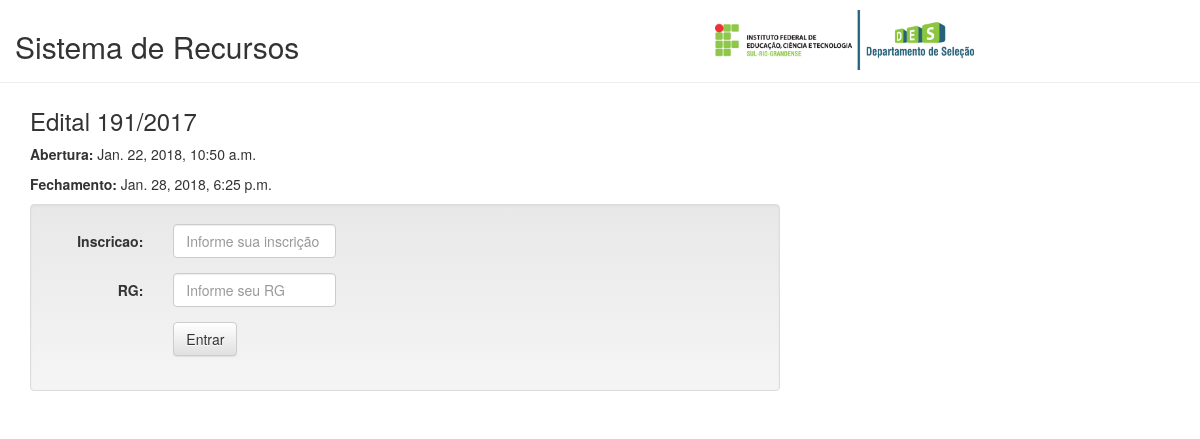
Screenshot of /sistemarecursos/3/ with the database file from the repository.
### sistemarecursos/models.py (models this page shows, shortened)
class EtapaRecurso(models.Model):
	edital = models.CharField(max_length=200)
	tipoProva = models.CharField(max_length=200)
	dataAbertura = models.DateTimeField('Data Abertura')
	dataFechamento = models.DateTimeField('Data Fechamento')
	def ativo(self):
		agora = timezone.now()
		if (agora >= self.dataAbertura) and (agora <= self.dataFechamento):
			return True
		else:
			return False

### sistemarecursos/views.py (the view)
# urls.py: url(r'^(?P<etapa_id>[0-9]+)/$', views.etaparecurso, name='etaparecurso'),
def etaparecurso(request, etapa_id):
	etaparecurso = get_object_or_404(EtapaRecurso, id=etapa_id)
	agora = timezone.now()
	erro = None
	if request.method == "POST":
		form = loginCandidatoForm(request.POST)
		if form.is_valid():
			inscricao = form.cleaned_data['inscricao']
			rg = form.cleaned_data['rg']
			candidato = Candidato.objects.filter(inscricao=inscricao, rg=rg, etapaRecurso=etaparecurso)
			if Candidato.objects.filter(inscricao=inscricao, rg=rg, etapaRecurso=etaparecurso):
				request.session['candidato'] = inscricao
				return redirect('addrecurso', etapa_id=etapa_id)
			else:
				return render(request, 'sistemarecursos/detalhe_etapa.html', {'etapa' : etaparecurso, 'agora': agora, 'form' : form, 'erro': 'erro', 'msg':"Candidato não encontrado"})
	else:
		form = loginCandidatoForm()
	return render(request, 'sistemarecursos/detalhe_etapa.html', {'etapa' : etaparecurso, 'agora': agora, 'form' : form})

### sistemarecursos/forms.py
class loginCandidatoForm(forms.Form):
	inscricao = forms.CharField(max_length=6, widget=forms.TextInput(attrs={'class': 'form-control', 'placeholder': "Informe sua inscrição"}))
	rg = forms.CharField(max_length=11, widget=forms.TextInput(attrs={'class': 'form-control', 'placeholder': "Informe seu RG"}))

### sistemarecursos/templates/sistemarecursos/detalhe_etapa.html (shortened to what this page needs)
{% extends 'sistemarecursos/base.html' %}
{% block content %}
	<h3>Edital {{ etapa.edital }}</h3>
	<p><strong>Abertura:</strong> {{ etapa.dataAbertura }}</p>
	<p><strong>Fechamento:</strong> {{ etapa.dataFechamento }}</p>
	{% if etapa.ativo %}
	<div class="well">
		<form method="POST" class="form-horizontal">{% csrf_token %}
			<div class="form-group">
		    <label class="control-label col-sm-2" for="{{ form.inscricao.id_for_label }}">Inscricao:</label>
				<div class="col-sm-3" style="width: 26%">
					{{ form.inscricao }}
				</div>
			</div>
			<div class="form-group">
		    <label class="control-label col-sm-2" for="{{ form.rg.id_for_label }}">RG:</label>
				<div class="col-sm-3" style="width: 26%">
				{{ form.rg }}
				</div>
			</div>
			<div class="form-group">
				<div class="col-sm-offset-2 col-sm-10">
					<button type="submit" class="login btn btn-default">Entrar</button>
				</div>
			</div>
		</form>
	</div>
	{% else %}
		<div class="alert alert-danger" role="alert">Envio de Recurso não disponível</div>
	{% endif %}
{% endblock %}

### rows the page displays
EtapaRecurso: edital "191/2017", dataAbertura "Jan. 22, 2018, 10:50 a.m.", dataFechamento "Jan. 28, 2018, 6:25 p.m."
